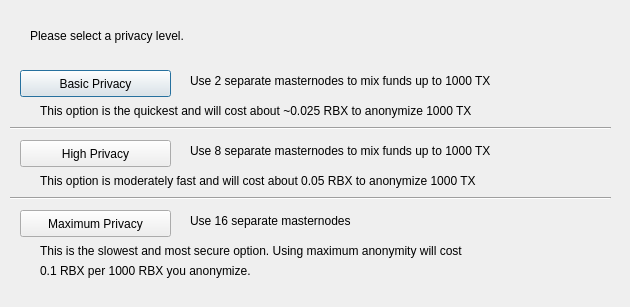
<?xml version="1.0" encoding="UTF-8"?>
<ui version="4.0">
 <class>DarksendConfig</class>
 <widget class="QDialog" name="DarksendConfig">
  <property name="geometry">
   <rect>
    <x>0</x>
    <y>0</y>
    <width>630</width>
    <height>307</height>
   </rect>
  </property>
  <property name="windowTitle">
   <string>Configure Darksend</string>
  </property>
  <widget class="QPushButton" name="buttonBasic">
   <property name="geometry">
    <rect>
     <x>20</x>
     <y>70</y>
     <width>151</width>
     <height>27</height>
    </rect>
   </property>
   <property name="text">
    <string>Basic Privacy</string>
   </property>
  </widget>
  <widget class="QPushButton" name="buttonHigh">
   <property name="geometry">
    <rect>
     <x>20</x>
     <y>140</y>
     <width>151</width>
     <height>27</height>
    </rect>
   </property>
   <property name="text">
    <string>High Privacy</string>
   </property>
  </widget>
  <widget class="QPushButton" name="buttonMax">
   <property name="geometry">
    <rect>
     <x>20</x>
     <y>210</y>
     <width>151</width>
     <height>27</height>
    </rect>
   </property>
   <property name="text">
    <string>Maximum Privacy</string>
   </property>
  </widget>
  <widget class="QLabel" name="label">
   <property name="geometry">
    <rect>
     <x>30</x>
     <y>20</y>
     <width>571</width>
     <height>31</height>
    </rect>
   </property>
   <property name="text">
    <string>Please select a privacy level.</string>
   </property>
  </widget>
  <widget class="QLabel" name="label_2">
   <property name="geometry">
    <rect>
     <x>190</x>
     <y>70</y>
     <width>421</width>
     <height>21</height>
    </rect>
   </property>
   <property name="text">
    <string>Use 2 separate masternodes to mix funds up to 1000 TX</string>
   </property>
  </widget>
  <widget class="QLabel" name="label_3">
   <property name="geometry">
    <rect>
     <x>190</x>
     <y>140</y>
     <width>411</width>
     <height>21</height>
    </rect>
   </property>
   <property name="text">
    <string>Use 8 separate masternodes to mix funds up to 1000 TX</string>
   </property>
  </widget>
  <widget class="QLabel" name="label_4">
   <property name="geometry">
    <rect>
     <x>190</x>
     <y>210</y>
     <width>421</width>
     <height>21</height>
    </rect>
   </property>
   <property name="text">
    <string>Use 16 separate masternodes</string>
   </property>
  </widget>
  <widget class="QLabel" name="label_6">
   <property name="geometry">
    <rect>
     <x>40</x>
     <y>100</y>
     <width>561</width>
     <height>21</height>
    </rect>
   </property>
   <property name="text">
    <string>This option is the quickest and will cost about ~0.025 RBX to anonymize 1000 TX</string>
   </property>
  </widget>
  <widget class="QLabel" name="label_7">
   <property name="geometry">
    <rect>
     <x>40</x>
     <y>170</y>
     <width>561</width>
     <height>21</height>
    </rect>
   </property>
   <property name="text">
    <string>This option is moderately fast and will cost about 0.05 RBX to anonymize 1000 TX</string>
   </property>
  </widget>
  <widget class="QLabel" name="label_8">
   <property name="geometry">
    <rect>
     <x>40</x>
     <y>240</y>
     <width>561</width>
     <height>21</height>
    </rect>
   </property>
   <property name="text">
    <string>This is the slowest and most secure option. Using maximum anonymity will cost</string>
   </property>
  </widget>
  <widget class="QLabel" name="label_9">
   <property name="geometry">
    <rect>
     <x>40</x>
     <y>260</y>
     <width>561</width>
     <height>21</height>
    </rect>
   </property>
   <property name="text">
    <string>0.1 RBX per 1000 RBX you anonymize.</string>
   </property>
  </widget>
  <widget class="Line" name="line">
   <property name="geometry">
    <rect>
     <x>10</x>
     <y>120</y>
     <width>601</width>
     <height>16</height>
    </rect>
   </property>
   <property name="orientation">
    <enum>Qt::Horizontal</enum>
   </property>
  </widget>
  <widget class="Line" name="line_2">
   <property name="geometry">
    <rect>
     <x>10</x>
     <y>190</y>
     <width>601</width>
     <height>16</height>
    </rect>
   </property>
   <property name="orientation">
    <enum>Qt::Horizontal</enum>
   </property>
  </widget>
 </widget>
 <resources/>
 <connections/>
</ui>
